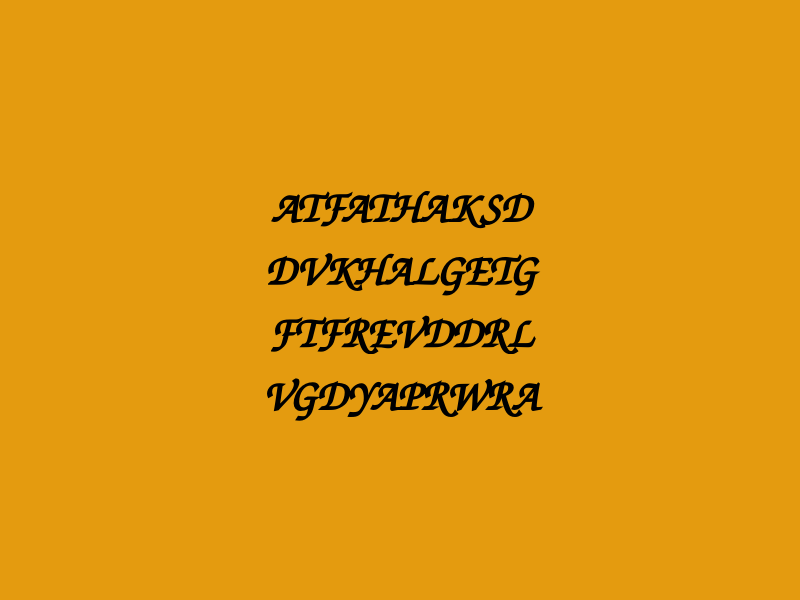
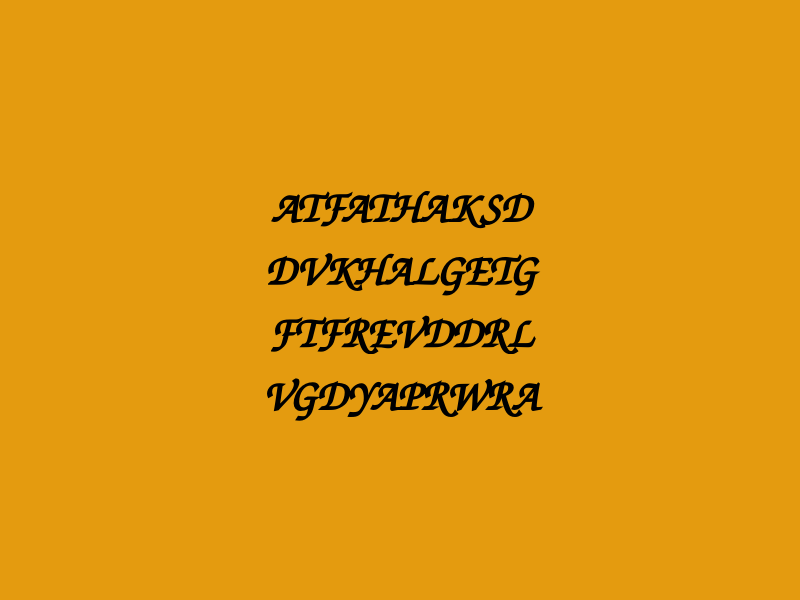

These charts were generated, in order, by the following R code:
library(tidyverse)

text_content <- "
ATFATHAKSD
DVKHALGETG
FTFREVDDRL
VGDYAPRWRA
"

df <- tibble(
  x = 0.5,
  y = 0.5,
  label = text_content
)

ggplot(df, aes(x, y, label = label)) +
  geom_text(
    size = 11,
    fontface = "bold",
    family = "Comic Sans MS"
  ) +
  xlim(0, 1) + ylim(0, 1) +
  theme_void() +
  theme(
    plot.background = element_rect(fill = "#E49B0F", colour = NA)
  )

ggsave("./ggplot/text-on-plain-background/text-on-plain-background.png", width = 6, height = 4, dpi = 200)